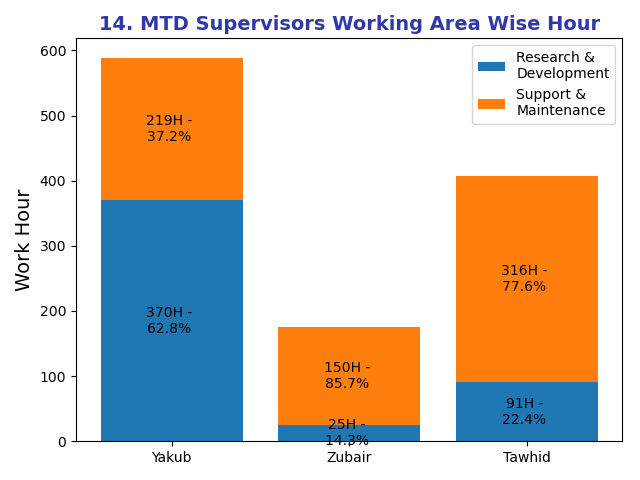

Write the Python code that produced this figure.
import matplotlib
import matplotlib.pyplot as plt
import numpy as np
import matplotlib.pyplot as plt
import pandas as pd
import numpy as np
import sys
import os
import pyodbc as db

connection = db.connect('DRIVER={SQL Server};'
                        'SERVER=;'                     # Provide server
                        'DATABASE=;'                   # provide database 
                        'UID=;PWD=')                   # provide username and password
cursor = connection.cursor()
dirpath = os.path.dirname(os.path.realpath(__file__))


Tawhid_df = pd.read_excel('employee_list.xlsx', 'Tawhid_sir')
Names_tawhid = Tawhid_df['Tawhid_sir_employee_list']
Tawhid_sir_people_Name = Names_tawhid.values.tolist()

Zubair_df = pd.read_excel('employee_list.xlsx', 'Zubair_sir')
Names_zubair = Zubair_df['Zubair_sir_employee_list']
Zubair_sir_people_Name = Names_zubair.values.tolist()

Yakub_df = pd.read_excel('employee_list.xlsx', 'Yakub_sir')
Names_yakub = Yakub_df['Yakub_sir_employee_list']
Yakub_sir_people_Name = Names_yakub.values.tolist()


main_yakub_research_df = pd.DataFrame()
main_yakub_support_df = pd.DataFrame()
emplist_of_yakub = Yakub_sir_people_Name
for employ in range(len(emplist_of_yakub)):
    emp_name = (emplist_of_yakub[employ])
    #print(emp_name)
    yakub_ali_research_df = pd.read_sql_query("""select
ISNULL(sum(DATEDIFF(mm, start_time, end_time))+sum(DATEDIFF(hh, start_time, end_time)),0) as Total 
from tasks
where YEAR(task_date) = YEAR(CONVERT(varchar(10), getdate()-1,126))
and MONTH(task_date) = MONTH(CONVERT(varchar(10), getdate()-1,126))
and taskcategory_name='Research & Development'
and asign_name like ?""", connection,params={emp_name})

    main_yakub_research_df = main_yakub_research_df.append(yakub_ali_research_df)

    yakub_ali_support_df = pd.read_sql_query("""select
    ISNULL(sum(DATEDIFF(mm, start_time, end_time))+sum(DATEDIFF(hh, start_time, end_time)),0) as Total 
    from tasks
    where YEAR(task_date) = YEAR(CONVERT(varchar(10), getdate()-1,126))
    and MONTH(task_date) = MONTH(CONVERT(varchar(10), getdate()-1,126))
    and taskcategory_name='Support & Maintenance'
    and asign_name like ?""", connection, params={emp_name})

    main_yakub_support_df = main_yakub_support_df.append(yakub_ali_support_df)


main_yakub_research_df.columns = range(main_yakub_research_df.shape[1])
main_yakub_support_df.columns = range(main_yakub_support_df.shape[1])

#print(main_yakub_research_df.values)
Total_of_yakub_research=sum(main_yakub_research_df.values)
#print(Total_of_yakub_research)

#print(main_yakub_support_df.values)
Total_of_yakub_support=sum(main_yakub_support_df.values)
#print(Total_of_yakub_support)

#sys.exit()



main_zubair_research_df = pd.DataFrame()
main_zubair_support_df = pd.DataFrame()
emplist_of_zubair = Zubair_sir_people_Name
for employ2 in range(len(emplist_of_zubair)):
    emp_name2 = (emplist_of_zubair[employ2])
    #print(emp_name2)
    zubair_research_df = pd.read_sql_query("""select
    ISNULL(sum(DATEDIFF(mm, start_time, end_time))+sum(DATEDIFF(hh, start_time, end_time)),0) as Total 
    from tasks
    where YEAR(task_date) = YEAR(CONVERT(varchar(10), getdate()-1,126))
    and MONTH(task_date) = MONTH(CONVERT(varchar(10), getdate()-1,126))
    and taskcategory_name='Research & Development'
    and asign_name like ?""", connection, params={emp_name2})

    main_zubair_research_df = main_zubair_research_df.append(zubair_research_df)

    zubair_support_df = pd.read_sql_query("""select
        ISNULL(sum(DATEDIFF(mm, start_time, end_time))+sum(DATEDIFF(hh, start_time, end_time)),0) as Total 
        from tasks
        where YEAR(task_date) = YEAR(CONVERT(varchar(10), getdate()-1,126))
        and MONTH(task_date) = MONTH(CONVERT(varchar(10), getdate()-1,126))
        and taskcategory_name='Support & Maintenance'
        and asign_name like ?""", connection, params={emp_name2})

    main_zubair_support_df = main_zubair_support_df.append(zubair_support_df)

main_zubair_research_df.columns = range(main_zubair_research_df.shape[1])
main_zubair_support_df.columns = range(main_zubair_support_df.shape[1])

#print(main_zubair_research_df.values)
Total_of_zubair_research = sum(main_zubair_research_df.values)
#print(Total_of_zubair_research)

#print(main_zubair_support_df.values)
Total_of_zubair_support = sum(main_zubair_support_df.values)
#print(Total_of_zubair_support)



main_tawhid_research_df = pd.DataFrame()
main_tawhid_support_df = pd.DataFrame()
emplist_of_tawhid = Tawhid_sir_people_Name
for employ3 in range(len(emplist_of_tawhid)):
    emp_name3 = (emplist_of_tawhid[employ3])
    tawhid_research_df = pd.read_sql_query("""select
        ISNULL(sum(DATEDIFF(mm, start_time, end_time))+sum(DATEDIFF(hh, start_time, end_time)),0) as Total 
        from tasks
        where YEAR(task_date) = YEAR(CONVERT(varchar(10), getdate()-1,126))
        and MONTH(task_date) = MONTH(CONVERT(varchar(10), getdate()-1,126))
        and taskcategory_name='Research & Development'
        and asign_name like ?""", connection, params={emp_name3})

    main_tawhid_research_df = main_tawhid_research_df.append(tawhid_research_df)

    tawhid_support_df = pd.read_sql_query("""select
            ISNULL(sum(DATEDIFF(mm, start_time, end_time))+sum(DATEDIFF(hh, start_time, end_time)),0) as Total 
            from tasks
            where YEAR(task_date) = YEAR(CONVERT(varchar(10), getdate()-1,126))
            and MONTH(task_date) = MONTH(CONVERT(varchar(10), getdate()-1,126))
            and taskcategory_name='Support & Maintenance'
            and asign_name like ?""", connection, params={emp_name3})

    main_tawhid_support_df = main_tawhid_support_df.append(tawhid_support_df)

main_tawhid_research_df.columns = range(main_tawhid_research_df.shape[1])
main_tawhid_support_df.columns = range(main_tawhid_support_df.shape[1])

#print(main_tawhid_research_df.values)
Total_of_tawhid_research = sum(main_tawhid_research_df.values)
#print(Total_of_tawhid_research)

#print(main_tawhid_support_df.values)
Total_of_tawhid_support = sum(main_tawhid_support_df.values)
print(Total_of_tawhid_support)
#sys.exit()


values_for_research_all=[Total_of_yakub_research[0],Total_of_zubair_research[0],Total_of_tawhid_research[0]]
values_for_support_all=[Total_of_yakub_support[0],Total_of_zubair_support[0],Total_of_tawhid_support[0]]
#print(values_for_research_all)
#print(values_for_support_all)
new_array=[((Total_of_yakub_research[0]/(Total_of_yakub_research[0]+Total_of_yakub_support[0]))*100),
                     ((Total_of_zubair_research[0]/(Total_of_zubair_research[0]+Total_of_zubair_support[0]))*100),
                     ((Total_of_tawhid_research[0]/(Total_of_tawhid_research[0]+Total_of_tawhid_support[0]))*100),
           ((Total_of_yakub_support[0] / (Total_of_yakub_research[0] + Total_of_yakub_support[0])) * 100),
           ((Total_of_zubair_support[0] / (Total_of_zubair_research[0] + Total_of_zubair_support[0])) * 100),
           ((Total_of_tawhid_support[0] / (Total_of_tawhid_research[0] + Total_of_tawhid_support[0])) * 100)
           ]
print(new_array)

labels = ['Yakub', 'Zubair', 'Tawhid']

def plot_stacked_bar(data, series_labels, category_labels=None,
                     show_values=False, value_format="{}", y_label=None,
                     colors=None, grid=False, reverse=False):
    """Plots a stacked bar chart with the data and labels provided.

    Keyword arguments:
    data            -- 2-dimensional numpy array or nested list
                       containing data for each series in rows
    series_labels   -- list of series labels (these appear in
                       the legend)
    category_labels -- list of category labels (these appear
                       on the x-axis)
    show_values     -- If True then numeric value labels will
                       be shown on each bar
    value_format    -- Format string for numeric value labels
                       (default is "{}")
    y_label         -- Label for y-axis (str)
    colors          -- List of color labels
    grid            -- If True display grid
    reverse         -- If True reverse the order that the
                       series are displayed (left-to-right
                       or right-to-left)
    """

    ny = len(data[0])
    ind = list(range(ny))

    axes = []
    cum_size = np.zeros(ny)

    data = np.array(data)

    if reverse:
        data = np.flip(data, axis=1)
        category_labels = reversed(category_labels)

    for i, row_data in enumerate(data):
        color = colors[i] if colors is not None else None
        axes.append(plt.bar(ind, row_data, bottom=cum_size,
                            label=series_labels[i], color=color))
        cum_size += row_data

    if category_labels:
        plt.xticks(ind, category_labels)

    if y_label:
        plt.ylabel(y_label)

    plt.legend()

    if grid:
        plt.grid()

    if show_values:
        i = 0
        for axis in axes:
            for bar in axis:
                w, h = bar.get_width(), bar.get_height()
                plt.text(bar.get_x() + w/2, bar.get_y() + h/2,
                         value_format.format(int(h),float(new_array[i])), ha="center",
                         va="center")
                i = i + 1;

plt.figure(figsize=(6.4, 4.8))

series_labels = ['Research & \nDevelopment', 'Support & \nMaintenance']

data = [
    values_for_research_all,
    values_for_support_all
]

#category_labels = ['Cat A', 'Cat B', 'Cat C', 'Cat D']

plot_stacked_bar(
    data,
    series_labels,
    category_labels=labels,
    show_values=True,
    value_format='{0}H - \n{1:1.1f}% ',
    colors=['tab:blue', 'tab:orange']
)

plt.title('14. MTD Supervisors Working Area Wise Hour', ha='center',color='#3238a8', fontsize=14, fontweight='bold')

#plt.xlabel('Employee', fontsize=14)
plt.ylabel('Work Hour', fontsize=14)
plt.tight_layout()
plt.savefig('mtd_supervisor_working_area_wise_bar.png')
#plt.show()
plt.close()
print('14. MTD Supervisors Working Area Wise Hour')